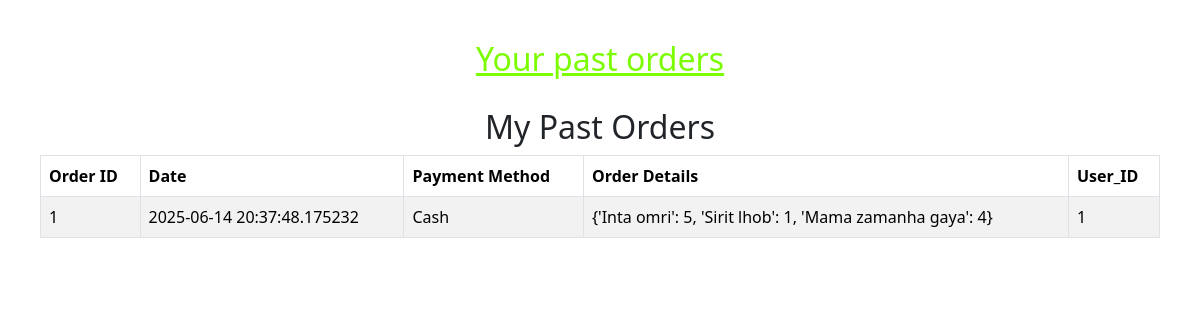
/porders (signed in), run on the app's committed database.
### tables this page shows
CREATE TABLE orders (
            order_id INTEGER PRIMARY KEY AUTOINCREMENT,
            payment_method TEXT NOT NULL,
            order_details TEXT NOT NULL,
            order_time TEXT NOT NULL,
            user_id INTEGER NOT NULL,
            FOREIGN KEY (user_id) REFERENCES users(user_id) ON DELETE CASCADE
        );

### app.py (the view)
@app.route('/porders')
def porders():
    conn=get_db_connection()
    cursor=conn.cursor()
    user_id=session['user_id']
    cursor.execute('''
    SELECT * FROM orders WHERE user_id = ?
''',(user_id,))
    orders=cursor.fetchall()
    conn.close()
    return render_template('porders.html',orders=orders)

### app.py (called while the page is built)
def get_db_connection():
    conn = sqlite3.connect('database.sqlite')  # Path to your DB file
    conn.row_factory = sqlite3.Row  # Optional: to get rows as dict-like objects
    conn.execute("PRAGMA foreign_keys = ON")
    return conn

### templates/porders.html (shortened to what this page needs)
<!DOCTYPE html>
<html lang="en">
<head>
    <link rel="stylesheet" href="../static/order.css">
    <link href="https://cdn.jsdelivr.net/npm/bootstrap@5.3.2/dist/css/bootstrap.min.css" rel="stylesheet">
</head>
<body>
    <header>
        <h2>Your past orders</h2>
    </header>
    <main>
        <h2 class="text-center">My Past Orders</h2>
<table class="table table-bordered table-striped">
  <thead>
    <tr>
      <th>Order ID</th>
      <th>Date</th>
      <th>Payment Method</th>
      <th>Order Details</th>
      <th>User_ID</th>
    </tr>
  </thead>
  <tbody>
    {% for order in orders %}
    <tr>
      <td>{{ order['order_id'] }}</td>
      <td>{{ order['order_time'] }}</td>
      <td>{{ order['payment_method'] }}</td>
      <td>{{ order['order_details'] }}</td>
      <td>{{ order['user_id'] }}</td>
    </tr>
    {% endfor %}
  </tbody>
</table>
    </main>
</body>
</html>

### static/order.css (style rules this page uses)
body { font-family: Arial, sans-serif; padding: 40px; background-color: #f9f9f9; }
header { margin-bottom: 30px; }
header h2 { color: lawngreen; -webkit-text-decoration: underline lawngreen; text-decoration: underline lawngreen; text-align: center; }
table { width: 100%; border-collapse: collapse; background-color: #fff; }
th, td { padding: 12px 15px; border: 1px solid #ddd; text-align: left; }
thead { background-color: #f0f0f0; }

### data on the page
orders: order_id "1", order_time "2025-06-14 20:37:48.175232", payment_method "Cash", order_details "{'Inta omri': 5, 'Sirit lhob': 1, 'Mama zamanha gaya': 4}", user_id "1"
